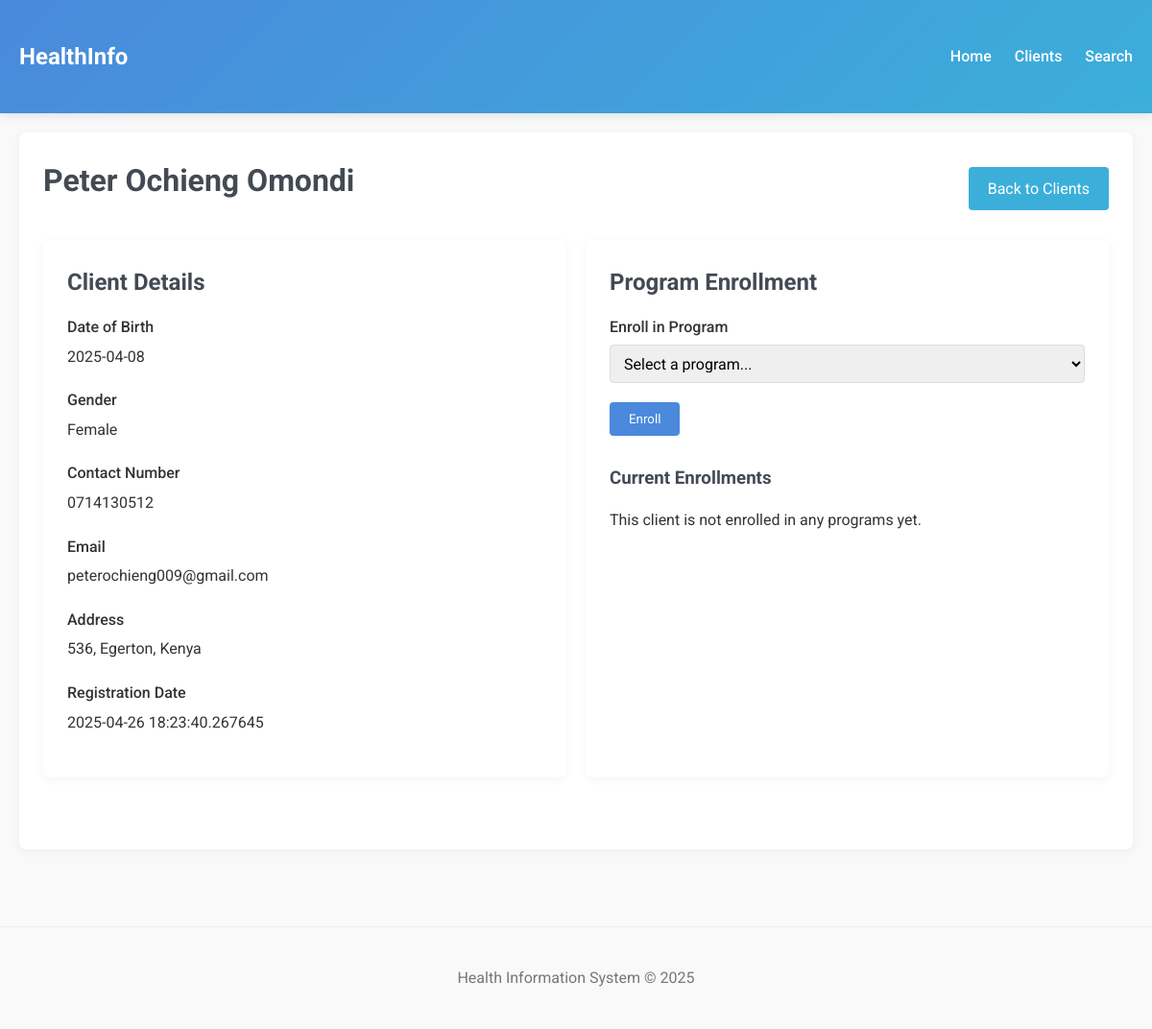
The app's page /clients/2 with its own data.
### app/models.py (models this page shows, shortened)
class Client(db.Model):
    id = db.Column(db.Integer, primary_key=True)
    first_name = db.Column(db.String(50), nullable=False)
    last_name = db.Column(db.String(50), nullable=False)
    date_of_birth = db.Column(db.Date)
    gender = db.Column(db.String(10))
    contact_number = db.Column(db.String(20))
    email = db.Column(db.String(100), unique=True)
    address = db.Column(db.Text)
    registration_date = db.Column(db.DateTime, default=datetime.utcnow)
    programs = db.relationship(
        'HealthProgram',
        secondary='enrollments',
        lazy='subquery',
        backref=db.backref('enrolled_clients', lazy=True)
    )

### app/routes.py (the view)
@main.route('/clients/<int:client_id>')
def client_profile(client_id):
    client = Client.query.get_or_404(client_id)
    all_programs = HealthProgram.query.all()
    return render_template('clients/profile.html',
                         client=client,
                         programs=all_programs)

### app/templates/clients/profile.html (shortened to what this page needs)
{% extends "base.html" %}
{% block content %}
<div class="card">
    <div style="display: flex; justify-content: space-between; align-items: center; margin-bottom: 20px;">
        <h1>{{ client.first_name }} {{ client.last_name }}</h1>
        <a href="{{ url_for('main.list_clients') }}" class="btn btn-secondary">Back to Clients</a>
    </div>
    <div style="display: grid; grid-template-columns: 1fr 1fr; gap: 20px; margin-bottom: 30px;">
        <div class="card">
            <h2>Client Details</h2>
            <div class="form-group">
                <label>Date of Birth</label>
                <p>{{ client.date_of_birth or 'Not specified' }}</p>
            </div>
            <div class="form-group">
                <label>Gender</label>
                <p>{{ client.gender or 'Not specified' }}</p>
            </div>
            <div class="form-group">
                <label>Contact Number</label>
                <p>{{ client.contact_number or 'Not specified' }}</p>
            </div>
            <div class="form-group">
                <label>Email</label>
                <p>{{ client.email }}</p>
            </div>
            <div class="form-group">
                <label>Address</label>
                <p>{{ client.address or 'Not specified' }}</p>
            </div>
            <div class="form-group">
                <label>Registration Date</label>
                <p>{{ client.registration_date }}</p>
            </div>
        </div>
        <div class="card">
            <h2>Program Enrollment</h2>
            <form method="POST" action="{{ url_for('main.enroll_client', client_id=client.id) }}">
                <div class="form-group">
                    <label for="program_id">Enroll in Program</label>
                    <select name="program_id" id="program_id" required>
                        <option value="">Select a program...</option>
                    </select>
                </div>
                <button type="submit" class="btn">Enroll</button>
            </form>
            <h3 style="margin-top: 30px;">Current Enrollments</h3>
            {% if client.programs %}
            <table>
                <thead>
                    <tr>
                        <th>Program</th>
                        <th>Enrollment Date</th>
                        <th>Action</th>
                    </tr>
                </thead>
                <tbody>
                    {% for program in client.programs %}
                    <tr>
                        <td>{{ program.name }}</td>
                        <td>{{ client.enrollments|selectattr('program_id', 'equalto', program.id)|first.enrollment_date }}</td>
                        <td>
                            <a href="{{ url_for('main.unenroll_client', client_id=client.id, program_id=program.id) }}"
                               class="btn btn-danger"
                               style="padding: 5px 10px; font-size: 14px;"
                               onclick="return confirm('Are you sure you want to unenroll this client from {{ program.name }}?')">
                                Unenroll
                            </a>
                        </td>
                    </tr>
                    {% endfor %}
                </tbody>
            </table>
            {% else %}
            <p>This client is not enrolled in any programs yet.</p>
            {% endif %}
        </div>
    </div>
</div>
{% endblock %}

### app/templates/base.html (style rules this page uses)
:root { --primary: #4a89dc; --secondary: #3bafda; --success: #8cc152; --danger: #e9573f; --light: #f5f7fa; --dark: #434a54; }
* { margin: 0; padding: 0; box-sizing: border-box; font-family: 'Roboto', sans-serif; }
body { background-color: #f9f9f9; color: #333; line-height: 1.6; }
.card { background: white; border-radius: 8px; box-shadow: 0 2px 10px rgba(0,0,0,0.05); padding: 25px; margin-bottom: 20px; }
h1, h2, h3 { color: var(--dark); margin-bottom: 15px; }
.btn { display: inline-block; background: var(--primary); color: white; padding: 10px 20px; border-radius: 4px; text-decoration: none; border: none; cursor: pointer; transition: background 0.3s; }
.btn-secondary { background: var(--secondary); }
.form-group { margin-bottom: 20px; }
label { display: block; margin-bottom: 5px; font-weight: 500; }
input, select, textarea { width: 100%; padding: 10px; border: 1px solid #ddd; border-radius: 4px; font-size: 16px; }
select { height: 40px; }

### records on screen
Client: first_name "Peter Ochieng", last_name "Omondi", date_of_birth "2025-04-08", gender "Female", contact_number "0714130512", email "peterochieng009@gmail.com", address "536, Egerton, Kenya", registration_date "2025-04-26 18:23:40.267645"
